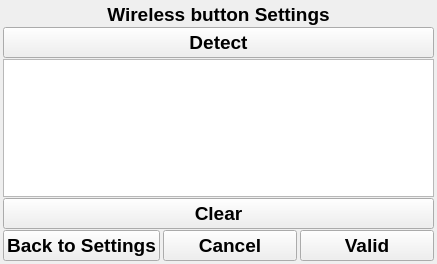
<?xml version="1.0" encoding="UTF-8"?>
<ui version="4.0">
 <class>WSettingswBtn</class>
 <widget class="QWidget" name="WSettingswBtn">
  <property name="geometry">
   <rect>
    <x>0</x>
    <y>0</y>
    <width>437</width>
    <height>264</height>
   </rect>
  </property>
  <property name="sizePolicy">
   <sizepolicy hsizetype="Preferred" vsizetype="Ignored">
    <horstretch>0</horstretch>
    <verstretch>0</verstretch>
   </sizepolicy>
  </property>
  <property name="windowTitle">
   <string>Form</string>
  </property>
  <layout class="QGridLayout" name="gridLayout">
   <property name="leftMargin">
    <number>3</number>
   </property>
   <property name="topMargin">
    <number>3</number>
   </property>
   <property name="rightMargin">
    <number>3</number>
   </property>
   <property name="bottomMargin">
    <number>3</number>
   </property>
   <property name="horizontalSpacing">
    <number>3</number>
   </property>
   <property name="verticalSpacing">
    <number>1</number>
   </property>
   <item row="0" column="0" colspan="3">
    <widget class="QLabel" name="label">
     <property name="font">
      <font>
       <pointsize>14</pointsize>
       <weight>75</weight>
       <bold>true</bold>
      </font>
     </property>
     <property name="text">
      <string>Wireless button Settings</string>
     </property>
     <property name="alignment">
      <set>Qt::AlignCenter</set>
     </property>
    </widget>
   </item>
   <item row="4" column="0">
    <widget class="QPushButton" name="btn_back">
     <property name="font">
      <font>
       <pointsize>14</pointsize>
       <weight>75</weight>
       <bold>true</bold>
      </font>
     </property>
     <property name="text">
      <string>Back to Settings</string>
     </property>
    </widget>
   </item>
   <item row="4" column="1">
    <widget class="QPushButton" name="btn_cancel">
     <property name="font">
      <font>
       <pointsize>14</pointsize>
       <weight>75</weight>
       <bold>true</bold>
      </font>
     </property>
     <property name="text">
      <string>Cancel</string>
     </property>
    </widget>
   </item>
   <item row="4" column="2">
    <widget class="QPushButton" name="btn_valid">
     <property name="font">
      <font>
       <pointsize>14</pointsize>
       <weight>75</weight>
       <bold>true</bold>
      </font>
     </property>
     <property name="text">
      <string>Valid</string>
     </property>
    </widget>
   </item>
   <item row="1" column="0" colspan="3">
    <widget class="QPushButton" name="buttonDetect">
     <property name="font">
      <font>
       <pointsize>14</pointsize>
       <weight>75</weight>
       <bold>true</bold>
      </font>
     </property>
     <property name="text">
      <string>Detect</string>
     </property>
    </widget>
   </item>
   <item row="2" column="0" colspan="3">
    <widget class="QListWidget" name="listWidget_wBtn">
     <property name="sizePolicy">
      <sizepolicy hsizetype="Expanding" vsizetype="Expanding">
       <horstretch>0</horstretch>
       <verstretch>0</verstretch>
      </sizepolicy>
     </property>
     <property name="font">
      <font>
       <pointsize>14</pointsize>
       <weight>75</weight>
       <bold>true</bold>
      </font>
     </property>
    </widget>
   </item>
   <item row="3" column="0" colspan="3">
    <widget class="QPushButton" name="buttonClear">
     <property name="font">
      <font>
       <pointsize>14</pointsize>
       <weight>75</weight>
       <bold>true</bold>
      </font>
     </property>
     <property name="text">
      <string>Clear</string>
     </property>
    </widget>
   </item>
  </layout>
 </widget>
 <resources/>
 <connections/>
</ui>
